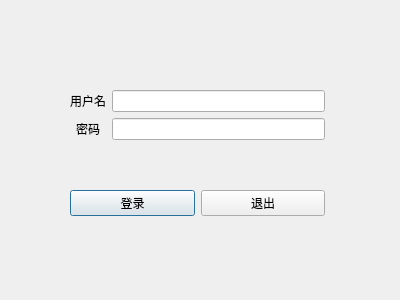
<?xml version="1.0" encoding="UTF-8"?>
<ui version="4.0">
 <class>LoginDialog</class>
 <widget class="QDialog" name="LoginDialog">
  <property name="geometry">
   <rect>
    <x>0</x>
    <y>0</y>
    <width>400</width>
    <height>300</height>
   </rect>
  </property>
  <property name="windowTitle">
   <string>Dialog</string>
  </property>
  <widget class="QWidget" name="">
   <property name="geometry">
    <rect>
     <x>70</x>
     <y>90</y>
     <width>255</width>
     <height>126</height>
    </rect>
   </property>
   <layout class="QVBoxLayout" name="mainLayout">
    <item>
     <layout class="QHBoxLayout" name="infoLayout">
      <item>
       <layout class="QVBoxLayout" name="inferLayout">
        <item>
         <widget class="QLabel" name="userNameLabel">
          <property name="text">
           <string>用户名</string>
          </property>
         </widget>
        </item>
        <item>
         <widget class="QLabel" name="passwordLabel">
          <property name="text">
           <string>密码</string>
          </property>
          <property name="alignment">
           <set>Qt::AlignCenter</set>
          </property>
         </widget>
        </item>
       </layout>
      </item>
      <item>
       <layout class="QVBoxLayout" name="inputLayout">
        <item>
         <widget class="QLineEdit" name="userNameLineEdit"/>
        </item>
        <item>
         <widget class="QLineEdit" name="passwordLineEdit"/>
        </item>
       </layout>
      </item>
     </layout>
    </item>
    <item>
     <widget class="QLabel" name="warningLabel">
      <property name="contextMenuPolicy">
       <enum>Qt::PreventContextMenu</enum>
      </property>
      <property name="text">
       <string/>
      </property>
      <property name="alignment">
       <set>Qt::AlignCenter</set>
      </property>
     </widget>
    </item>
    <item>
     <layout class="QHBoxLayout" name="buttonLayout">
      <item>
       <widget class="QPushButton" name="loginButton">
        <property name="text">
         <string>登录</string>
        </property>
       </widget>
      </item>
      <item>
       <widget class="QPushButton" name="logoutButton">
        <property name="text">
         <string>退出</string>
        </property>
       </widget>
      </item>
     </layout>
    </item>
   </layout>
  </widget>
 </widget>
 <resources/>
 <connections/>
</ui>
